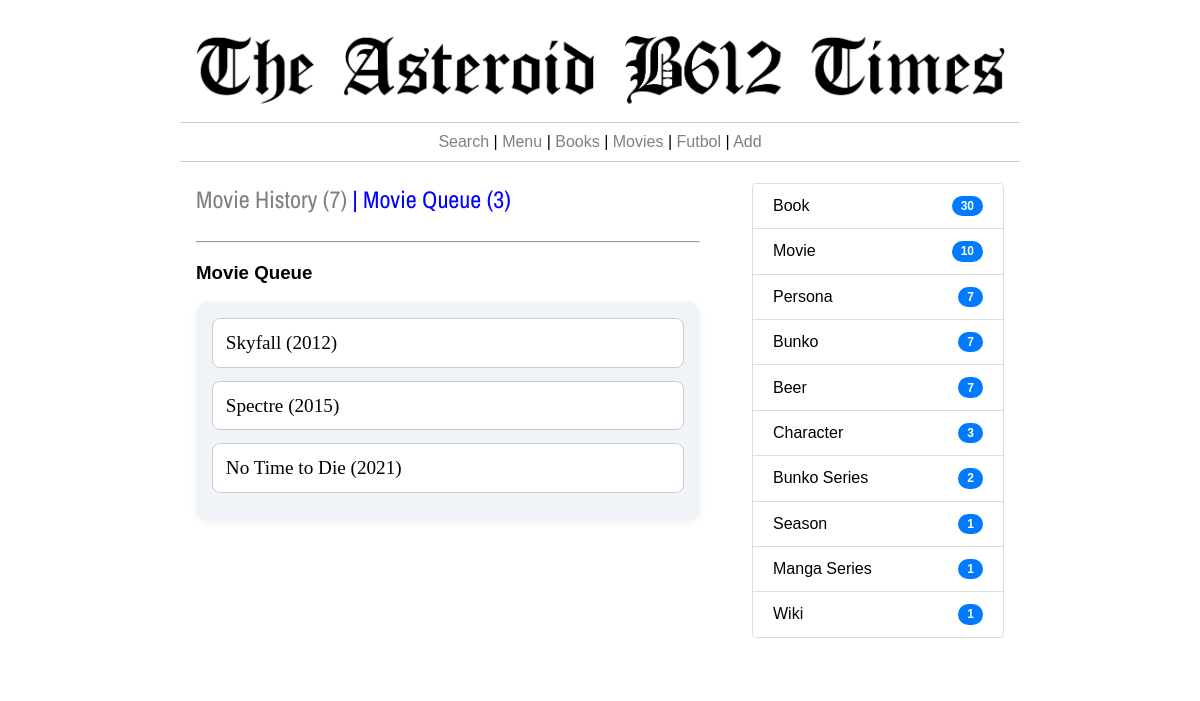
Page /movie-queue/ on the earlier database version.
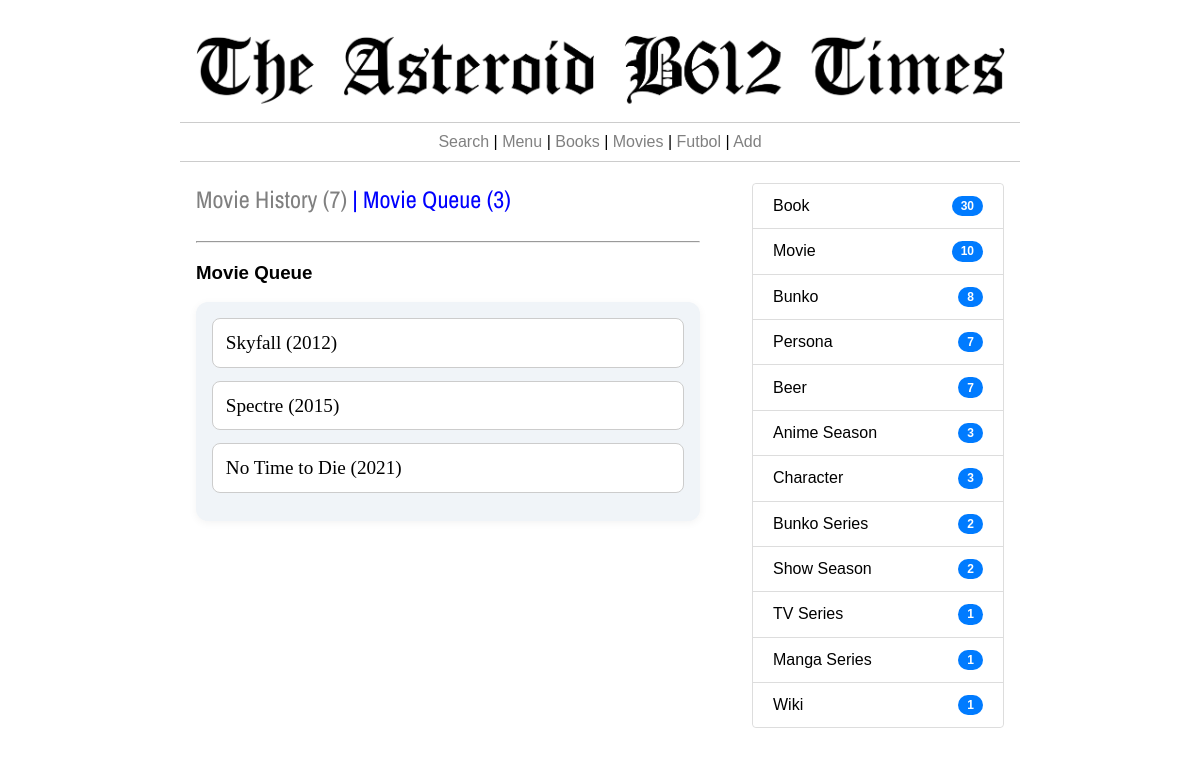
Same page on the later database version.
### thetimes/models.py (models this page shows, shortened)
class Item(models.Model):
    titulo = models.CharField(max_length=255)
    tipo = models.ForeignKey(Category, on_delete=models.CASCADE)
    contenido = models.TextField()
    fecha_creacion = models.DateTimeField()
    fecha_edicion = models.DateTimeField()
    consumido = models.BooleanField(default=False)
    @property
    def credit_links(self):
        if self.tipo.category.lower() in  ['book','movie','album']:
            ncreds = AttrItem.objects.filter(child=self, rel_name__in=['author','illustratror','pseudonym','director','Artist','artist']).count()
            if ncreds > 0:
                creds = AttrItem.objects.filter(child=self, rel_name__in=['author','illustratror','pseudonym','director','Artist','artist'])
                enlaces = ""
                for c in creds:
                    if c.rel_name not in  ['author','director','artist','Artist']:
                        this_c = "(" + c.credito +")"
                    else:
                        this_c = ""
                    enlaces = enlaces + "<a href='/item/"+str(c.item.id)+"' style='text-decoration:none; color:#6F8FAF;'>"+c.item.titulo+this_c+"</a>,&nbsp;"
                clinks = enlaces[:-7]
            else:
                clinks = None
        else:
            clinks = None
        return clinks
    @property
    def periodo(self):
        this_v = ''
        pubyear = 0
        inicios = Atributos.objects.filter(item=self, nombre__in=['pubyear','pubdate','premiere']).count()
        finales = Atributos.objects.filter(item=self, nombre__in=['finale']).count()
        inicio = 0
        fin = 0
        if inicios > 0:
            objeto = Atributos.objects.filter(item=self, nombre__in=['pubyear','pubdate','premiere']).latest('id')
            if objeto.tipo == 'int':
                inicio = int(objeto.entero)
            if objeto.tipo == 'fec':
                inicio = objeto.fecha.year
        if finales > 0:
            objeto = Atributos.objects.filter(item=self, nombre__in=['finale']).latest('id')
            if objeto.tipo == 'int':
                fin  = int(objeto.entero)
            if objeto.tipo == 'fec':
                fin = objeto.fecha.year
        if inicio > 0 and fin >0:
            this_v = f"({inicio}-{fin})"
        if (inicio>0 and fin==0) or (inicio>0 and fin>0 and inicio==fin):
            this_v = f"({inicio})"
        if inicio==0 and fin>0:
            this_v = f"({fin})"
        return this_v

class Atributos(models.Model):
    item = models.ForeignKey(Item, on_delete=models.CASCADE, related_name='atributos')
    orden = models.IntegerField()
    tipo = models.CharField(max_length=3)
    nombre = models.CharField(max_length=500)
    fecha = models.DateField(blank=True, null=True)
    entero = models.IntegerField(blank=True, null=True)
    texto = models.TextField(blank=True, null=True)
    decimal = models.DecimalField(max_digits=10, decimal_places=2, null=True, blank=True)

class Category(models.Model):
    category = models.CharField(max_length=255)
    @property
    def nitems(self):
        n_w = Item.objects.filter(tipo = self).count()
        return n_w

### thetimes/views.py (the view)
# urls.py: path('movie-queue/', views.movieQueue, name='movieQueue'),
def movieQueue(request):
	books = sorted(Item.objects.filter(tipo__category='Movie',consumo__item__isnull=True, consumido=False), key=lambda t: t.periodo, reverse=False)
	qbooks = len(books)
	rbooks =  Consumo.objects.filter(item__tipo__category='Movie',fec_fin__isnull=False).count()
	cats = sorted(Category.objects.exclude(id=14),key=lambda t: t.nitems, reverse=True)
	in_progress = Consumo.objects.filter(item__tipo__category='Movie', fec_fin__isnull=True)
	qbooks = qbooks + len(in_progress)
	return render(request,'watch-queue.html',{'now_reading':in_progress,'books':books,'rbooks':rbooks,'qbooks':qbooks,'cats':cats})

### thetimes/templates/watch-queue.html (shortened to what this page needs)
{% extends 'base_times.html' %}
{% load static %}
{% block izquierda %}
  <h2 style="color:blue;"><a href="{% url 'movieHistory' %}" style="text-decoration:none; color:grey; ">Movie History ({{rbooks}})</a> | Movie Queue ({{qbooks}})</h2>
  <br>
  {% if books %}
<hr>
  <h3>Movie Queue</h3>
  <ul class="styled-list">
  {% for b in books %}
    <li>
      <span class="main-item"><a href="{% url 'item' b.id %}" style="text-decoration:none; color:black;">{{b.titulo}} {{b.periodo}}</a></span>
    </li>
  {% endfor %}
  </ul>
  {% else %}
  <h3 style="color:red;">No Movies in QUEUE</h3>
  {% endif %}
{% endblock %}
{% block derecha %}
<ul class="list-group">
    {% for c in cats %}
      {% if c.nitems > 0 %}
        <li class="list-group-item"><a href="{% url 'categoria' c.id %}" style="text-decoration:none; color:black;">{{c.category|capfirst}}</a> <span class="badge badge-pill">{{c.nitems}}</span></li>
      {% endif %}
    {% endfor %}
</ul>
{% endblock %}

Differences in the rows shown:
shown differently, row unchanged: Category "Bunko": nitems "7" → "8"; moves up the list
now on this page (row edited): Category: category "Anime Season", nitems "3"
changed Category: category "Season" → "Show Season"; nitems "1" → "2"
now on this page (row unchanged): Category: category "TV Series", nitems "1"
